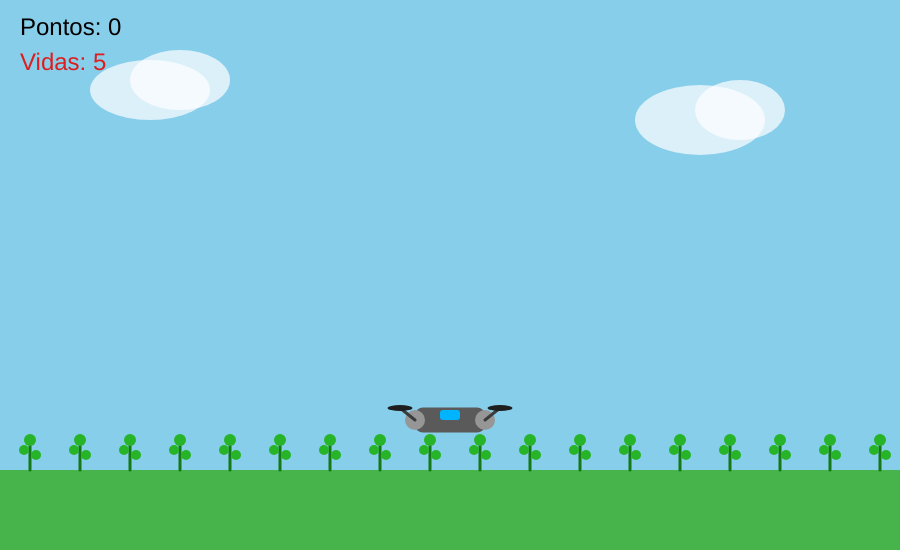
Frame 1 (no input)
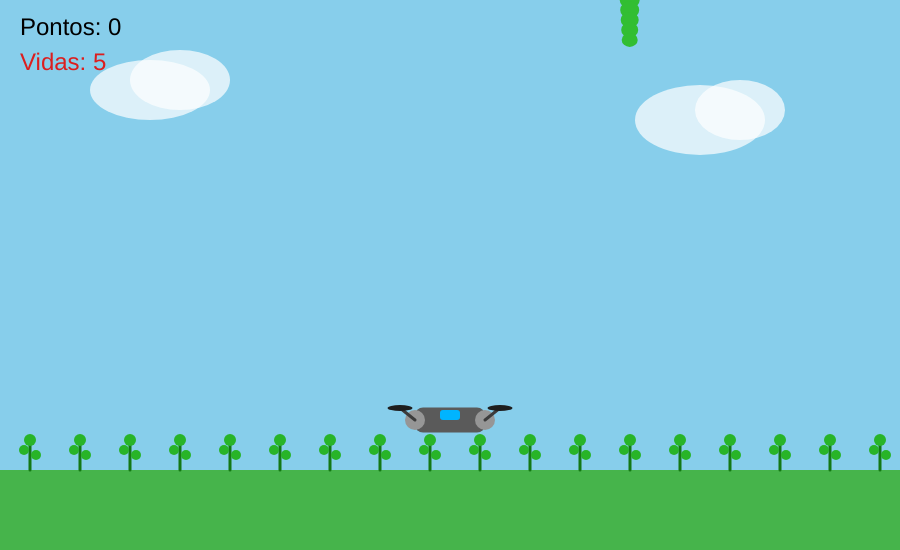
Frame 60 (no input)
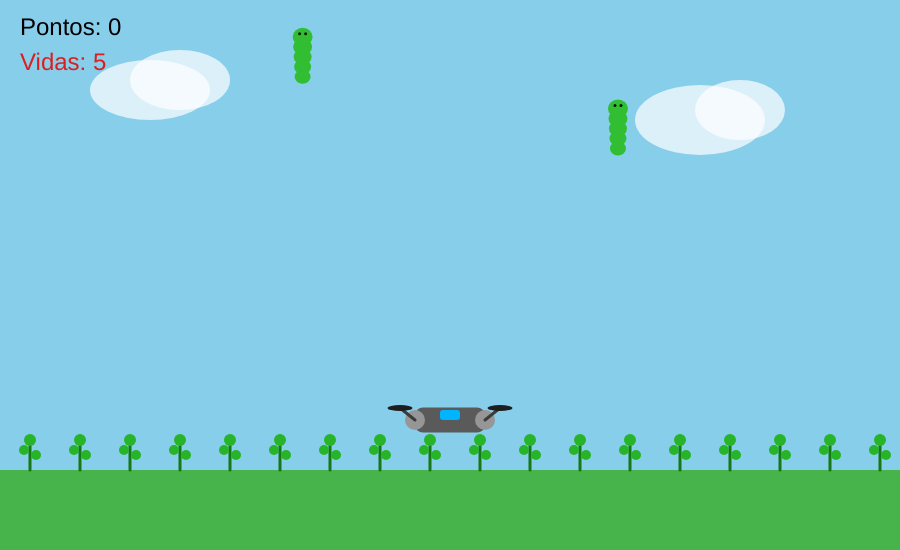
Frame 120 (the mouse pressed at the canvas centre since frame 60)

The p5.js sketch that drew these frames (run headless with seeded random() and noise() and a simulated clock; from frame 60 on, the mouse is pressed at the canvas centre):

// p5.js sketch
// ── sketch.js
let drone;
let tiros = [];
let lagartas = [];
let particulas = [];
let score = 0;
let vidas = 5;
let gameOver = false;

function setup() {
  createCanvas(900, 550);
  drone = new Drone();
}

function draw() {
  desenharCenario();

  if (gameOver) {
    telaGameOver();
    return;
  }

  if (frameCount % 50 == 0) {
    lagartas.push(new Lagarta());
  }

  drone.update();
  drone.show();

  for (let i = tiros.length - 1; i >= 0; i--) {
    tiros[i].update();
    tiros[i].show();

    if (tiros[i].y < -20) {
      tiros.splice(i, 1);
      continue;
    }
  }

  for (let i = lagartas.length - 1; i >= 0; i--) {
    let l = lagartas[i];

    l.update();
    l.show();

    if (l.y > height - 70) {
      vidas--;
      lagartas.splice(i, 1);

      if (vidas <= 0) {
        gameOver = true;
      }

      continue;
    }

    for (let j = tiros.length - 1; j >= 0; j--) {
      if (dist(l.x, l.y, tiros[j].x, tiros[j].y) < 25) {

        for (let k = 0; k < 12; k++) {
          particulas.push(new Particula(l.x, l.y));
        }

        lagartas.splice(i, 1);
        tiros.splice(j, 1);
        score += 10;
        break;
      }
    }
  }

  for (let i = particulas.length - 1; i >= 0; i--) {
    particulas[i].update();
    particulas[i].show();

    if (particulas[i].vida <= 0) {
      particulas.splice(i, 1);
    }
  }

  desenharHUD();
}

function keyPressed() {
  if (key === ' ') {
    tiros.push(new Tiro(drone.x, drone.y - 25));
  }

  if (gameOver && key === 'r') {
    reiniciar();
  }
}

function reiniciar() {
  score = 0;
  vidas = 5;
  tiros = [];
  lagartas = [];
  particulas = [];
  gameOver = false;
}

function desenharCenario() {

  background(135, 206, 235);

  noStroke();

  fill(255, 255, 255, 180);
  ellipse(150, 90, 120, 60);
  ellipse(180, 80, 100, 60);

  ellipse(700, 120, 130, 70);
  ellipse(740, 110, 90, 60);

  fill(70, 180, 75);
  rect(0, height - 80, width, 80);

  for (let x = 30; x < width; x += 50) {

    stroke(20, 120, 20);
    strokeWeight(3);

    line(x, height - 80, x, height - 110);

    noStroke();
    fill(40, 180, 40);

    ellipse(x - 6, height - 100, 10);
    ellipse(x + 6, height - 95, 10);
    ellipse(x, height - 110, 12);
  }
}

function desenharHUD() {

  fill(0);
  textSize(24);
  text("Pontos: " + score, 20, 35);

  fill(220, 30, 30);
  text("Vidas: " + vidas, 20, 70);
}

function telaGameOver() {

  fill(0, 180);
  rect(0, 0, width, height);

  textAlign(CENTER);

  fill(255);
  textSize(60);
  text("GAME OVER", width / 2, height / 2 - 40);

  textSize(30);
  text("Pontuação: " + score, width / 2, height / 2 + 20);

  textSize(22);
  text("Pressione R para reiniciar", width / 2, height / 2 + 80);

  textAlign(LEFT);
}

class Drone {

  constructor() {
    this.x = width / 2;
    this.y = height - 130;
    this.speed = 7;
  }

  update() {
    if (keyIsDown(LEFT_ARROW)) this.x -= this.speed;
    if (keyIsDown(RIGHT_ARROW)) this.x += this.speed;

    this.x = constrain(this.x, 40, width - 40);
  }

  show() {

    push();

    translate(this.x, this.y);

    fill(90);
    rectMode(CENTER);
    rect(0, 0, 70, 25, 8);

    fill(150);
    ellipse(-35, 0, 20);
    ellipse(35, 0, 20);

    stroke(60);
    strokeWeight(3);

    line(-35, 0, -50, -12);
    line(35, 0, 50, -12);

    noStroke();

    fill(30);
    ellipse(-50, -12, 25, 6);
    ellipse(50, -12, 25, 6);

    fill(0, 180, 255);
    rect(0, -5, 20, 10, 3);

    pop();
  }
}

class Tiro {

  constructor(x, y) {
    this.x = x;
    this.y = y;
  }

  update() {
    this.y -= 10;
  }

  show() {

    fill(255, 220, 0);
    noStroke();

    ellipse(this.x, this.y, 8);
    ellipse(this.x, this.y + 5, 5);
  }
}

class Lagarta {

  constructor() {

    this.x = random(40, width - 40);
    this.y = -20;

    this.speed = random(1.5, 3);

    this.anim = random(TWO_PI);
  }

  update() {

    this.y += this.speed;
    this.x += sin(frameCount * 0.08 + this.anim) * 1.2;
  }

  show() {

    noStroke();

    for (let i = 0; i < 5; i++) {

      fill(50, 190, 50);

      ellipse(
        this.x,
        this.y + i * 10,
        20 - i,
        18 - i
      );
    }

    fill(20);
    ellipse(this.x - 3, this.y - 3, 3);
    ellipse(this.x + 3, this.y - 3, 3);
  }
}

class Particula {

  constructor(x, y) {

    this.x = x;
    this.y = y;

    this.vx = random(-3, 3);
    this.vy = random(-3, 3);

    this.vida = 255;
  }    

  update() {

    this.x += this.vx;
    this.y += this.vy;

    this.vida -= 6;
  }

  show() {

    noStroke();

    fill(255, 180, 0, this.vida);
    ellipse(this.x, this.y, 6);
  }
}
